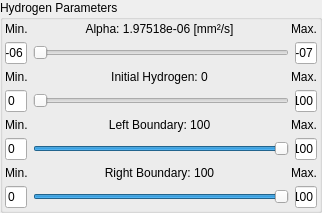
                    <widget class="QGroupBox" name="HydrogenParametersBox_simple">
                     <property name="enabled">
                      <bool>true</bool>
                     </property>
                     <property name="sizePolicy">
                      <sizepolicy hsizetype="Expanding" vsizetype="Fixed">
                       <horstretch>0</horstretch>
                       <verstretch>0</verstretch>
                      </sizepolicy>
                     </property>
                     <property name="title">
                      <string>Hydrogen Parameters</string>
                     </property>
                     <property name="checkable">
                      <bool>false</bool>
                     </property>
                     <property name="checked">
                      <bool>false</bool>
                     </property>
                     <layout class="QVBoxLayout" name="verticalLayout_11">
                      <property name="leftMargin">
                       <number>2</number>
                      </property>
                      <property name="topMargin">
                       <number>2</number>
                      </property>
                      <property name="rightMargin">
                       <number>2</number>
                      </property>
                      <property name="bottomMargin">
                       <number>2</number>
                      </property>
                      <item>
                       <layout class="QHBoxLayout" name="horizontalLayout_19">
                        <item>
                         <widget class="QLabel" name="label_min_alpha_simple">
                          <property name="text">
                           <string>Min.</string>
                          </property>
                         </widget>
                        </item>
                        <item>
                         <widget class="CustomLabel" name="label_alpha_simple">
                          <property name="sizePolicy">
                           <sizepolicy hsizetype="Expanding" vsizetype="Fixed">
                            <horstretch>80</horstretch>
                            <verstretch>0</verstretch>
                           </sizepolicy>
                          </property>
                          <property name="toolTip">
                           <string>Sample width [mm]</string>
                          </property>
                          <property name="text">
                           <string>&lt;html&gt;&lt;head/&gt;&lt;body&gt;&lt;p align=&quot;center&quot;&gt;Alpha: 1.97518e-06 [mm²/s]&lt;/p&gt;&lt;/body&gt;&lt;/html&gt;</string>
                          </property>
                         </widget>
                        </item>
                        <item>
                         <widget class="QLabel" name="labelwidth_alpha_max">
                          <property name="text">
                           <string>Max.</string>
                          </property>
                         </widget>
                        </item>
                       </layout>
                      </item>
                      <item>
                       <layout class="QHBoxLayout" name="horizontalLayout_20">
                        <item>
                         <widget class="QLineEdit" name="lineEdit_alpha_simple_min">
                          <property name="sizePolicy">
                           <sizepolicy hsizetype="Expanding" vsizetype="Minimum">
                            <horstretch>1</horstretch>
                            <verstretch>0</verstretch>
                           </sizepolicy>
                          </property>
                          <property name="toolTip">
                           <string>Sample width [mm]</string>
                          </property>
                          <property name="text">
                           <string>1e-06</string>
                          </property>
                         </widget>
                        </item>
                        <item>
                         <widget class="QSlider" name="horizontalSlider_alpha_simple">
                          <property name="sizePolicy">
                           <sizepolicy hsizetype="Expanding" vsizetype="Preferred">
                            <horstretch>100</horstretch>
                            <verstretch>0</verstretch>
                           </sizepolicy>
                          </property>
                          <property name="maximum">
                           <number>100</number>
                          </property>
                          <property name="orientation">
                           <enum>Qt::Horizontal</enum>
                          </property>
                         </widget>
                        </item>
                        <item>
                         <widget class="QLineEdit" name="lineEdit_alpha_simple_max">
                          <property name="sizePolicy">
                           <sizepolicy hsizetype="Expanding" vsizetype="Minimum">
                            <horstretch>1</horstretch>
                            <verstretch>0</verstretch>
                           </sizepolicy>
                          </property>
                          <property name="toolTip">
                           <string>Sample width [mm]</string>
                          </property>
                          <property name="text">
                           <string>1e-07</string>
                          </property>
                         </widget>
                        </item>
                       </layout>
                      </item>
                      <item>
                       <layout class="QHBoxLayout" name="horizontalLayout_21">
                        <item>
                         <widget class="QLabel" name="label_init_hydro_simple_min">
                          <property name="text">
                           <string>Min.</string>
                          </property>
                         </widget>
                        </item>
                        <item>
                         <widget class="CustomLabel" name="label_init_hydro_simple">
                          <property name="sizePolicy">
                           <sizepolicy hsizetype="Expanding" vsizetype="Fixed">
                            <horstretch>80</horstretch>
                            <verstretch>0</verstretch>
                           </sizepolicy>
                          </property>
                          <property name="toolTip">
                           <string>Sample height [mm]</string>
                          </property>
                          <property name="text">
                           <string>&lt;html&gt;&lt;head/&gt;&lt;body&gt;&lt;p align=&quot;center&quot;&gt;Initial Hydrogen: 0&lt;/p&gt;&lt;/body&gt;&lt;/html&gt;</string>
                          </property>
                         </widget>
                        </item>
                        <item>
                         <widget class="QLabel" name="label_init_hydro_simple_max">
                          <property name="text">
                           <string>Max.</string>
                          </property>
                         </widget>
                        </item>
                       </layout>
                      </item>
                      <item>
                       <layout class="QHBoxLayout" name="horizontalLayout_22">
                        <item>
                         <widget class="QLineEdit" name="lineEdit_init_hydro_simple_min">
                          <property name="sizePolicy">
                           <sizepolicy hsizetype="Expanding" vsizetype="Minimum">
                            <horstretch>1</horstretch>
                            <verstretch>0</verstretch>
                           </sizepolicy>
                          </property>
                          <property name="toolTip">
                           <string>Sample width [mm]</string>
                          </property>
                          <property name="text">
                           <string>0</string>
                          </property>
                         </widget>
                        </item>
                        <item>
                         <widget class="QSlider" name="horizontalSlider_init_hydro_simple">
                          <property name="sizePolicy">
                           <sizepolicy hsizetype="Expanding" vsizetype="Fixed">
                            <horstretch>100</horstretch>
                            <verstretch>0</verstretch>
                           </sizepolicy>
                          </property>
                          <property name="minimum">
                           <number>0</number>
                          </property>
                          <property name="maximum">
                           <number>100</number>
                          </property>
                          <property name="orientation">
                           <enum>Qt::Horizontal</enum>
                          </property>
                         </widget>
                        </item>
                        <item>
                         <widget class="QLineEdit" name="lineEdit_init_hydro_simple_max">
                          <property name="sizePolicy">
                           <sizepolicy hsizetype="Expanding" vsizetype="Minimum">
                            <horstretch>1</horstretch>
                            <verstretch>0</verstretch>
                           </sizepolicy>
                          </property>
                          <property name="toolTip">
                           <string>Sample width [mm]</string>
                          </property>
                          <property name="text">
                           <string>100</string>
                          </property>
                         </widget>
                        </item>
                       </layout>
                      </item>
                      <item>
                       <layout class="QHBoxLayout" name="horizontalLayout_25">
                        <item>
                         <widget class="QLabel" name="label_left_boundary_simple_min">
                          <property name="text">
                           <string>Min.</string>
                          </property>
                         </widget>
                        </item>
                        <item>
                         <widget class="CustomLabel" name="label_left_boundary_simple">
                          <property name="sizePolicy">
                           <sizepolicy hsizetype="Expanding" vsizetype="Fixed">
                            <horstretch>80</horstretch>
                            <verstretch>0</verstretch>
                           </sizepolicy>
                          </property>
                          <property name="toolTip">
                           <string>Sample height [mm]</string>
                          </property>
                          <property name="text">
                           <string>&lt;html&gt;&lt;head/&gt;&lt;body&gt;&lt;p align=&quot;center&quot;&gt;Left Boundary: 100&lt;/p&gt;&lt;/body&gt;&lt;/html&gt;</string>
                          </property>
                         </widget>
                        </item>
                        <item>
                         <widget class="QLabel" name="label_left_boundary_simple_max">
                          <property name="text">
                           <string>Max.</string>
                          </property>
                         </widget>
                        </item>
                       </layout>
                      </item>
                      <item>
                       <layout class="QHBoxLayout" name="horizontalLayout_26">
                        <item>
                         <widget class="QLineEdit" name="lineEdit_left_boundary_simple_min">
                          <property name="sizePolicy">
                           <sizepolicy hsizetype="Expanding" vsizetype="Minimum">
                            <horstretch>1</horstretch>
                            <verstretch>0</verstretch>
                           </sizepolicy>
                          </property>
                          <property name="toolTip">
                           <string>Sample width [mm]</string>
                          </property>
                          <property name="text">
                           <string>0</string>
                          </property>
                         </widget>
                        </item>
                        <item>
                         <widget class="QSlider" name="horizontalSlider_left_boundary_simple">
                          <property name="sizePolicy">
                           <sizepolicy hsizetype="Expanding" vsizetype="Fixed">
                            <horstretch>100</horstretch>
                            <verstretch>0</verstretch>
                           </sizepolicy>
                          </property>
                          <property name="minimum">
                           <number>0</number>
                          </property>
                          <property name="maximum">
                           <number>100</number>
                          </property>
                          <property name="value">
                           <number>100</number>
                          </property>
                          <property name="orientation">
                           <enum>Qt::Horizontal</enum>
                          </property>
                         </widget>
                        </item>
                        <item>
                         <widget class="QLineEdit" name="lineEdit_left_boundary_simple_max">
                          <property name="sizePolicy">
                           <sizepolicy hsizetype="Expanding" vsizetype="Minimum">
                            <horstretch>1</horstretch>
                            <verstretch>0</verstretch>
                           </sizepolicy>
                          </property>
                          <property name="toolTip">
                           <string>Sample width [mm]</string>
                          </property>
                          <property name="text">
                           <string>100</string>
                          </property>
                         </widget>
                        </item>
                       </layout>
                      </item>
                      <item>
                       <layout class="QHBoxLayout" name="horizontalLayout_27">
                        <item>
                         <widget class="QLabel" name="label_right_boundary_simple_min">
                          <property name="text">
                           <string>Min.</string>
                          </property>
                         </widget>
                        </item>
                        <item>
                         <widget class="CustomLabel" name="label_right_boundary_simple">
                          <property name="sizePolicy">
                           <sizepolicy hsizetype="Expanding" vsizetype="Fixed">
                            <horstretch>80</horstretch>
                            <verstretch>0</verstretch>
                           </sizepolicy>
                          </property>
                          <property name="toolTip">
                           <string>Sample height [mm]</string>
                          </property>
                          <property name="text">
                           <string>&lt;html&gt;&lt;head/&gt;&lt;body&gt;&lt;p align=&quot;center&quot;&gt;Right Boundary: 100&lt;/p&gt;&lt;/body&gt;&lt;/html&gt;</string>
                          </property>
                         </widget>
                        </item>
                        <item>
                         <widget class="QLabel" name="label_right_boundary_simple_max">
                          <property name="text">
                           <string>Max.</string>
                          </property>
                         </widget>
                        </item>
                       </layout>
                      </item>
                      <item>
                       <layout class="QHBoxLayout" name="horizontalLayout_28">
                        <item>
                         <widget class="QLineEdit" name="lineEdit_right_boundary_simple_min">
                          <property name="sizePolicy">
                           <sizepolicy hsizetype="Expanding" vsizetype="Minimum">
                            <horstretch>1</horstretch>
                            <verstretch>0</verstretch>
                           </sizepolicy>
                          </property>
                          <property name="toolTip">
                           <string>Sample width [mm]</string>
                          </property>
                          <property name="text">
                           <string>0</string>
                          </property>
                         </widget>
                        </item>
                        <item>
                         <widget class="QSlider" name="horizontalSlider_right_boundary_simple">
                          <property name="sizePolicy">
                           <sizepolicy hsizetype="Expanding" vsizetype="Fixed">
                            <horstretch>100</horstretch>
                            <verstretch>0</verstretch>
                           </sizepolicy>
                          </property>
                          <property name="minimum">
                           <number>0</number>
                          </property>
                          <property name="maximum">
                           <number>100</number>
                          </property>
                          <property name="value">
                           <number>100</number>
                          </property>
                          <property name="orientation">
                           <enum>Qt::Horizontal</enum>
                          </property>
                         </widget>
                        </item>
                        <item>
                         <widget class="QLineEdit" name="lineEdit_right_boundary_simple_max">
                          <property name="sizePolicy">
                           <sizepolicy hsizetype="Expanding" vsizetype="Minimum">
                            <horstretch>1</horstretch>
                            <verstretch>0</verstretch>
                           </sizepolicy>
                          </property>
                          <property name="toolTip">
                           <string>Sample width [mm]</string>
                          </property>
                          <property name="text">
                           <string>100</string>
                          </property>
                         </widget>
                        </item>
                       </layout>
                      </item>
                     </layout>
                    </widget>
